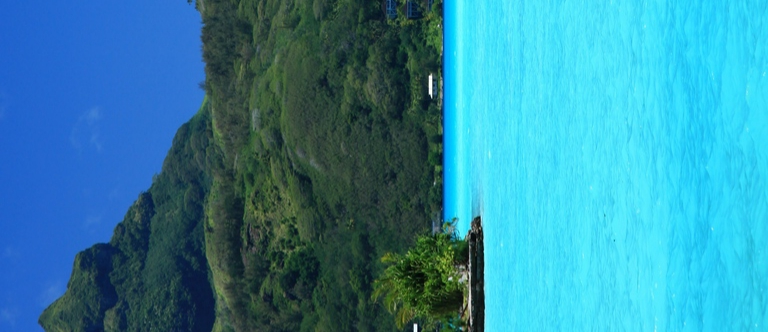
#> input picture nature/nature2.jpg, 768 x 332 px
$ python -i sift.py   (imports and definitions only)   (older library calls are emulated)
#> lines starting #> are read from the running program, lines starting #| are printed output that depends on the picture
import math
from typing import List, Optional, Tuple

import cv2
import numpy as np


class SIFT:
    """
    Triển khai SIFT tối giản (không dùng cv2.SIFT) với các bước chính:
    1) Gaussian/DoG Pyramid
    2) Phát hiện điểm cực trị 3D trong không gian (x, y, scale)
    3) Lọc điểm theo độ tương phản và phản hồi biên (edge response)
    4) Gán hướng chính (orientation)
    5) Tính descriptor 128 chiều (4x4 ô, mỗi ô 8 bins)

    Lưu ý:
    - Đây là bản tối giản, hướng tới tính đúng đắn/đào tạo hơn là tối ưu hiệu năng.
    - Có sử dụng một số primitive từ OpenCV (GaussianBlur, resize) nhưng KHÔNG dùng SIFT có sẵn.
    """

    def __init__(
        self,
        n_octave_layers: int = 3,
        contrast_threshold: float = 0.04,
        edge_threshold: float = 10.0,
        sigma: float = 1.6,
        max_octaves: Optional[int] = None,
    ):
        # Tham số giống với SIFT của OpenCV để dễ thay thế
        self.n_octave_layers = int(n_octave_layers)
        self.contrast_threshold = float(contrast_threshold)
        self.edge_threshold = float(edge_threshold)
        self.sigma = float(sigma)
        self.max_octaves = max_octaves  # Nếu None sẽ suy ra theo kích thước ảnh

        # Số ảnh Gaussian trong mỗi octave = n_octave_layers + 3 (chuẩn SIFT)
        self.num_scales = self.n_octave_layers + 3
        self.k = 2 ** (1.0 / self.n_octave_layers)  # hệ số scale giữa các level

    # -------------------------- PUBLIC API -------------------------- #
    def detectAndCompute(
        self, image_gray: np.ndarray, mask: Optional[np.ndarray] = None
    ) -> Tuple[List[cv2.KeyPoint], Optional[np.ndarray]]:
        """
        - image_gray: ảnh xám uint8 (H, W)
        - mask: (không dùng trong bản tối giản)
        Trả về:
        - keypoints: danh sách cv2.KeyPoint
        - descriptors: ndarray (N, 128) float32 hoặc None nếu không có kp
        """
        assert (
            image_gray.ndim == 2
        ), "detectAndCompute yêu cầu ảnh xám (H, W). Hãy chuyển trước khi gọi."

        # Chuẩn hoá ảnh về float32 [0, 1]
        img = image_gray.astype(np.float32) / 255.0

        # Suy ra số octaves theo kích thước ảnh (tối thiểu 1, tối đa theo max_octaves nếu có)
        min_hw = min(img.shape[:2])
        est_octaves = max(1, int(np.floor(np.log2(min_hw))) - 3)  # trừ bớt để tránh quá nhiều
        num_octaves = self.max_octaves if self.max_octaves is not None else max(1, min(est_octaves, 8))

        # 1) Gaussian Pyramid
        gauss_pyr, sigmas_per_level = self._build_gaussian_pyramid(img, num_octaves)

        # 2) DoG Pyramid
        dog_pyr = self._build_dog_pyramid(gauss_pyr)

        # 3) Phát hiện điểm cực trị
        raw_keypoints = self._find_scale_space_extrema(dog_pyr, sigmas_per_level)

        if not raw_keypoints:
            return [], None

        # 4) Gán hướng (có thể sinh thêm kp cho các đỉnh phụ)
        oriented_keypoints = self._assign_orientations(gauss_pyr, raw_keypoints)

        if not oriented_keypoints:
            return [], None

        # 5) Descriptor 128 chiều
        descriptors = self._compute_descriptors(gauss_pyr, oriented_keypoints)

        return oriented_keypoints, descriptors

    # ----------------------- GAUSSIAN/DoG PYRAMID ----------------------- #
    def _build_gaussian_pyramid(
        self, base_img: np.ndarray, num_octaves: int
    ) -> Tuple[List[List[np.ndarray]], List[List[float]]]:
        """
        Xây Gaussian pyramid:
        - Mỗi octave: num_scales ảnh Gaussian
        - sigma tăng theo k^s, dùng tích luỹ sigma_diff cho mỗi level
        Trả về: (pyramid, sigmas_per_level)
          - pyramid: list[octave][scale] -> ảnh float32
          - sigmas_per_level: list[octave][scale] -> sigma tuyệt đối tại level
        """
        pyr: List[List[np.ndarray]] = []
        sigmas: List[List[float]] = []

        # sigma cơ sở cho level 0 trong mỗi octave
        for o in range(num_octaves):
            octave_imgs: List[np.ndarray] = []
            octave_sigmas: List[float] = []

            if o == 0:
                base = base_img.copy()
            else:
                # xuống mẫu bằng 2 từ ảnh level (o-1, s = n_octave_layers)
                base_prev_oct_last = pyr[o - 1][self.n_octave_layers]
                h, w = base_prev_oct_last.shape
                base = cv2.resize(base_prev_oct_last, (w // 2, h // 2), interpolation=cv2.INTER_NEAREST)

            # Duy trì sigma tuyệt đối cho mỗi scale trong octave
            sigma_prev = 0.0
            for s in range(self.num_scales):
                sigma_total = self.sigma * (self.k ** s)
                sigma_diff = math.sqrt(max(sigma_total**2 - sigma_prev**2, 1e-9))
                img_blur = cv2.GaussianBlur(base if s == 0 else octave_imgs[-1], (0, 0), sigmaX=sigma_diff, sigmaY=sigma_diff)
                octave_imgs.append(img_blur)
                octave_sigmas.append(sigma_total)
                sigma_prev = sigma_total

            pyr.append(octave_imgs)
            sigmas.append(octave_sigmas)

        return pyr, sigmas

    def _build_dog_pyramid(self, gauss_pyr: List[List[np.ndarray]]) -> List[List[np.ndarray]]:
        """
        Tạo DoG = G(s+1) - G(s) cho mỗi octave.
        """
        dog_pyr: List[List[np.ndarray]] = []
        for octave_imgs in gauss_pyr:
            dogs = []
            for s in range(1, len(octave_imgs)):
                dogs.append(octave_imgs[s] - octave_imgs[s - 1])
            dog_pyr.append(dogs)
        return dog_pyr

    # ----------------------- KEYPOINT DETECTION ----------------------- #
    def _is_extremum_3x3x3(self, prev_img: np.ndarray, curr_img: np.ndarray, next_img: np.ndarray, y: int, x: int) -> bool:
        val = curr_img[y, x]
        block = np.stack([prev_img[y - 1 : y + 2, x - 1 : x + 2],
                          curr_img[y - 1 : y + 2, x - 1 : x + 2],
                          next_img[y - 1 : y + 2, x - 1 : x + 2]], axis=0)
        if val == block.max():
            return np.count_nonzero(block == val) == 1
        if val == block.min():
            return np.count_nonzero(block == val) == 1
        return False

    def _edge_response_filter(self, dog: np.ndarray, y: int, x: int, r: float) -> bool:
        """
        Lọc điểm biên sử dụng điều kiện (Tr(H))^2 / Det(H) < (r+1)^2 / r
        với H là Hessian xấp xỉ trên DoG.
        Trả về True nếu VƯỢT NGƯỠNG (nên LOẠI), False nếu hợp lệ.
        """
        Dxx = dog[y, x + 1] + dog[y, x - 1] - 2 * dog[y, x]
        Dyy = dog[y + 1, x] + dog[y - 1, x] - 2 * dog[y, x]
        Dxy = (dog[y + 1, x + 1] - dog[y + 1, x - 1] - dog[y - 1, x + 1] + dog[y - 1, x - 1]) * 0.25
        tr = Dxx + Dyy
        det = Dxx * Dyy - Dxy * Dxy
        if det <= 1e-12:
            return True
        ratio = (tr * tr) / det
        r_thresh = ((r + 1) ** 2) / r
        return ratio > r_thresh

    def _find_scale_space_extrema(
        self,
        dog_pyr: List[List[np.ndarray]],
        sigmas_per_level: List[List[float]],
    ) -> List[Tuple[int, int, int, float]]:
        """
        Tìm điểm cực trị trong DoG pyramid.
        Trả về danh sách (o, s, y, x) kèm scale tuyệt đối (sigma) tại level s (lưu qua sigmas_per_level).
        """
        keypoints: List[Tuple[int, int, int, float]] = []

        # Ngưỡng tương phản: DoG theo ảnh [0,1] nên đặt thấp
        contrast_thresh = 0.5 * self.contrast_threshold / self.n_octave_layers

        for o, dogs in enumerate(dog_pyr):
            # dogs có (num_scales - 1) ảnh: s = 0..num_scales-2
            for s in range(1, len(dogs) - 1):
                prev_img = dogs[s - 1]
                curr_img = dogs[s]
                next_img = dogs[s + 1]

                h, w = curr_img.shape
                for y in range(1, h - 1):
                    # Có thể thêm mask ở đây nếu cần
                    for x in range(1, w - 1):
                        val = curr_img[y, x]
                        if abs(val) < contrast_thresh:
                            continue
                        if not self._is_extremum_3x3x3(prev_img, curr_img, next_img, y, x):
                            continue
                        # Lọc biên
                        if self._edge_response_filter(curr_img, y, x, r=self.edge_threshold):
                            continue
                        sigma_abs = sigmas_per_level[o][s]
                        keypoints.append((o, s, y, x, sigma_abs))

        return keypoints

    # ----------------------- ORIENTATION ASSIGNMENT ----------------------- #
    def _assign_orientations(
        self,
        gauss_pyr: List[List[np.ndarray]],
        raw_kps: List[Tuple[int, int, int, int, float]],
        num_bins: int = 36,
    ) -> List[cv2.KeyPoint]:
        """
        Với mỗi keypoint, tính histogram hướng (36 bins) trong vùng lân cận (radius ~ 3*sigma).
        Đỉnh lớn nhất -> hướng chính; các đỉnh phụ > 0.8*max cũng tạo keypoint mới.
        """
        keypoints: List[cv2.KeyPoint] = []
        bin_width = 360.0 / num_bins

        for o, s, y, x, sigma_abs in raw_kps:
            img = gauss_pyr[o][s]
            h, w = img.shape

            radius = int(round(3 * sigma_abs))
            if radius < 1:
                continue

            y0, y1 = max(1, y - radius), min(h - 1, y + radius + 1)
            x0, x1 = max(1, x - radius), min(w - 1, x + radius + 1)
            if y1 - y0 < 2 or x1 - x0 < 2:
                continue

            patch = img[y0:y1, x0:x1]
            # Gradient
            dx = cv2.Sobel(patch, cv2.CV_32F, 1, 0, ksize=1)
            dy = cv2.Sobel(patch, cv2.CV_32F, 0, 1, ksize=1)
            mag = np.sqrt(dx * dx + dy * dy)
            ori = (np.degrees(np.arctan2(dy, dx)) + 360.0) % 360.0

            # Trọng số Gaussian
            yy, xx = np.mgrid[y0:y1, x0:x1]
            yy = yy - y
            xx = xx - x
            gauss_w = np.exp(-(xx * xx + yy * yy) / (2 * (1.5 * sigma_abs) ** 2)).astype(np.float32)

            hist = np.zeros((num_bins,), dtype=np.float32)
            for j in range(patch.shape[0]):
                for i in range(patch.shape[1]):
                    b = int(np.floor(ori[j, i] / bin_width)) % num_bins
                    hist[b] += mag[j, i] * gauss_w[j, i]

            # Làm mượt histogram (cửa sổ 3)
            hist = np.convolve(np.r_[hist[-1], hist, hist[0]], [1 / 3, 1 / 3, 1 / 3], mode="same")[1:-1]

            max_v = hist.max()
            if max_v <= 1e-6:
                continue

            # Các đỉnh >= 0.8*max_v
            for b, v in enumerate(hist):
                if v >= 0.8 * max_v:
                    angle = (b + 0.5) * bin_width
                    scale_factor = 2.0 ** o  # quy đổi toạ độ về ảnh gốc
                    # Dùng tham số vị trí để tương thích các phiên bản OpenCV:
                    # cv2.KeyPoint(x, y, size, angle, response, octave, class_id)
                    kp = cv2.KeyPoint(
                        float(x * scale_factor),
                        float(y * scale_factor),
                        float(2.0 * sigma_abs * scale_factor),
                        float(angle),
                        float(max_v),
                        int(o),
                        -1,
                    )
                    keypoints.append(kp)

        return keypoints

    # ----------------------- DESCRIPTOR 128-D ----------------------- #
    def _compute_descriptors(
        self,
        gauss_pyr: List[List[np.ndarray]],
        keypoints: List[cv2.KeyPoint],
        num_spatial_bins: int = 4,
        num_orientation_bins: int = 8,
        descriptor_max_val: float = 0.2,
    ) -> np.ndarray:
        """
        Tính descriptor 4x4 ô, mỗi ô 8 bins -> 128 chiều.
        - Vùng mẫu ~ 16x16 (tỷ lệ theo sigma/octave), có xoay theo hướng kp.angle.
        - Trọng số Gaussian và nội suy bilinear đơn giản vào histogram.
        """
        descs: List[np.ndarray] = []

        # Thông số mô tả
        bin_width = 360.0 / num_orientation_bins
        window_width = 16  # 16x16
        half_win = window_width // 2
        grid_size = window_width // num_spatial_bins  # 4

        for kp in keypoints:
            o = max(0, int(kp.octave))
            # Với mỗi kp, dùng level giữa của octave để đo gradient ổn định
            s = min(self.n_octave_layers, self.n_octave_layers)  # lấy 1 level hợp lý
            img = gauss_pyr[o][s]
            h, w = img.shape

            # Toạ độ về không gian octave hiện tại
            scale_factor = 2.0 ** o
            cx = kp.pt[0] / scale_factor
            cy = kp.pt[1] / scale_factor

            angle = (kp.angle % 360.0) * math.pi / 180.0
            cos_t = math.cos(angle)
            sin_t = math.sin(angle)

            # Tạo histogram rỗng (4x4x8)
            hist = np.zeros((num_spatial_bins, num_spatial_bins, num_orientation_bins), dtype=np.float32)

            # Cửa sổ 16x16 xoay quanh (cx, cy)
            for dy in range(-half_win, half_win):
                for dx in range(-half_win, half_win):
                    # Xoay điểm (dx, dy) -> (rx, ry)
                    rx = (dx * cos_t - dy * sin_t)
                    ry = (dx * sin_t + dy * cos_t)
                    x = int(round(cx + rx))
                    y = int(round(cy + ry))

                    if y <= 0 or y >= h - 1 or x <= 0 or x >= w - 1:
                        continue

                    # Gradient tại (y, x)
                    gx = float(img[y, x + 1] - img[y, x - 1])
                    gy = float(img[y + 1, x] - img[y - 1, x])
                    mag = math.sqrt(gx * gx + gy * gy)
                    ori = (math.degrees(math.atan2(gy, gx)) - kp.angle + 360.0) % 360.0

                    # Trọng số Gaussian giảm theo khoảng cách tới tâm
                    ww = math.exp(-(rx * rx + ry * ry) / (2 * (0.5 * window_width) ** 2))

                    # Vị trí ô (4x4)
                    bin_x = int((dx + half_win) / grid_size)
                    bin_y = int((dy + half_win) / grid_size)
                    if 0 <= bin_x < num_spatial_bins and 0 <= bin_y < num_spatial_bins:
                        obin = int(ori // bin_width) % num_orientation_bins
                        hist[bin_y, bin_x, obin] += ww * mag

            # Vector hoá 128 chiều
            vec = hist.flatten()
            # Chuẩn hoá L2
            norm = np.linalg.norm(vec) + 1e-12
            vec = vec / norm
            # Cắt ngưỡng và chuẩn hoá lại
            vec = np.clip(vec, 0, descriptor_max_val)
            norm = np.linalg.norm(vec) + 1e-12
            vec = (vec / norm).astype(np.float32)
            descs.append(vec)

        if not descs:
            return np.empty((0, 128), dtype=np.float32)
        return np.vstack(descs).astype(np.float32)

>>> import cv2
>>> picture = cv2.imread('nature/nature2.jpg', cv2.IMREAD_GRAYSCALE)
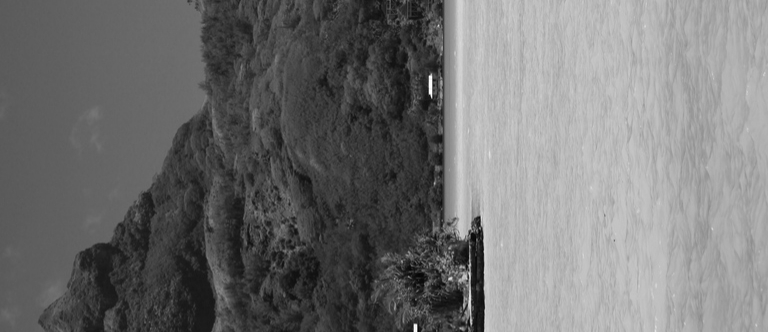
#> picture: shape (332, 768); min 2, max 254, mean 114.2
>>> result = SIFT().detectAndCompute(picture)
#> after the loop in _build_gaussian_pyramid, `for o in range(num_octaves):`:
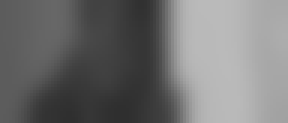
#> base_prev_oct_last: shape (41, 96) float32 (shown 3 times larger); min 0.185, max 0.732, mean 0.448
#> after the loop in _build_gaussian_pyramid, `for o in range(num_octaves):`: pyr = 5 items; sigmas = [[1.6, 2.02, 2.54, 3.2, 4.03, 5.08], [1.6, 2.02, 2.54, 3.2, 4.03, 5.08], [1.6, 2.02, 2.54, 3.2, 4.03, 5.08], [1.6, 2.02, 2.54, 3.2, 4.03, 5.08], [1.6, 2.02, 2.54, 3.2, 4.03, 5.08]]
#> in detectAndCompute, `gauss_pyr, sigmas_per_level = self._build_gaussian_pyramid(img, num_oc..`: gauss_pyr = 5 items; sigmas_per_level has the same summary as sigmas in _build_gaussian_pyramid
#> the loop in _build_dog_pyramid, `for octave_imgs in gauss_pyr:` made 5 passes
#> the loop in _find_scale_space_extrema, `for o, dogs in enumerate(dog_pyr):` made 5 passes
#> the loop in _assign_orientations, `for o, s, y, x, sigma_abs in raw_kps:` made 449 passes
#> (y, x) on passes 1 to 3: (4, 376), (7, 234), (9, 726)
#> after the loop in _assign_orientations, `for o, s, y, x, sigma_abs in raw_kps:`:
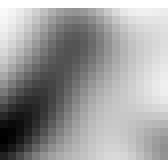
#> dy: shape (21, 21) float32 (shown 8 times larger); min -0.0329, max 0, mean -0.0119; drawn with min black and max white
#> after the loop in _assign_orientations, `for o, s, y, x, sigma_abs in raw_kps:`:
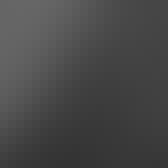
#> patch: shape (21, 21) float32 (shown 8 times larger); min 0.203, max 0.402, mean 0.284
#> after the loop in _assign_orientations, `for o, s, y, x, sigma_abs in raw_kps:`:
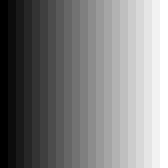
#> xx: shape (21, 21) int64 (shown 8 times larger); min -10, max 10, mean 0; drawn with min black and max white
#> after the loop in _assign_orientations, `for o, s, y, x, sigma_abs in raw_kps:`:
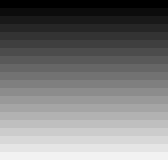
#> yy: shape (21, 21) int64 (shown 8 times larger); min -10, max 10, mean 0; drawn with min black and max white
#> the loop in _compute_descriptors, `for kp in keypoints:` made 1240 passes
#> kp on passes 1 to 3: keypoint at (376, 4), size 4, keypoint at (376, 4), size 4, keypoint at (376, 4), size 4
#> in _compute_descriptors, `return np.vstack(descs).astype(np.float32)`:
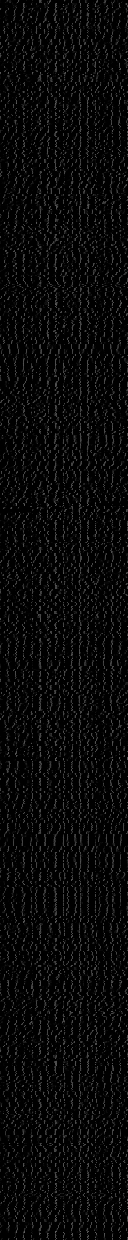
#> returned value: shape (1240, 128) float32; min 0, max 0.376, mean 0.0376
